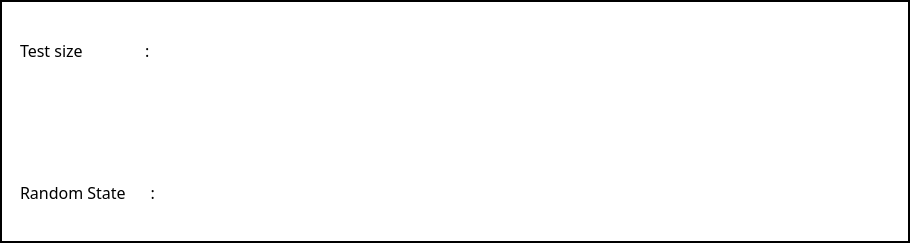
        <widget class="QFrame" name="frame_trainmodel_DT">
         <property name="geometry">
          <rect>
           <x>40</x>
           <y>201</y>
           <width>910</width>
           <height>243</height>
          </rect>
         </property>
         <property name="font">
          <font>
           <family>Segoe UI</family>
           <pointsize>15</pointsize>
           <weight>75</weight>
           <bold>true</bold>
          </font>
         </property>
         <property name="styleSheet">
          <string notr="true">background-color: rgb(255, 255, 255);</string>
         </property>
         <property name="frameShape">
          <enum>QFrame::WinPanel</enum>
         </property>
         <widget class="QLabel" name="label_145">
          <property name="geometry">
           <rect>
            <x>20</x>
            <y>35</y>
            <width>175</width>
            <height>31</height>
           </rect>
          </property>
          <property name="font">
           <font>
            <family>Segoe UI Semibold</family>
            <pointsize>12</pointsize>
            <weight>50</weight>
            <bold>false</bold>
           </font>
          </property>
          <property name="styleSheet">
           <string notr="true">color: rgb(0, 0, 0);</string>
          </property>
          <property name="text">
           <string>Test size               :</string>
          </property>
          <property name="scaledContents">
           <bool>true</bool>
          </property>
         </widget>
         <widget class="QLineEdit" name="lineEdit_TestSize_DT">
          <property name="geometry">
           <rect>
            <x>240</x>
            <y>35</y>
            <width>411</width>
            <height>31</height>
           </rect>
          </property>
          <property name="styleSheet">
           <string notr="true">color: rgb(151, 30, 30);</string>
          </property>
          <property name="frame">
           <bool>false</bool>
          </property>
         </widget>
         <widget class="QPushButton" name="pushButton_TrainModel_DT">
          <property name="geometry">
           <rect>
            <x>760</x>
            <y>101</y>
            <width>131</width>
            <height>41</height>
           </rect>
          </property>
          <property name="palette">
           <palette>
            <active>
             <colorrole role="WindowText">
              <brush brushstyle="SolidPattern">
               <color alpha="255">
                <red>255</red>
                <green>255</green>
                <blue>255</blue>
               </color>
              </brush>
             </colorrole>
             <colorrole role="Button">
              <brush brushstyle="SolidPattern">
               <color alpha="255">
                <red>255</red>
                <green>255</green>
                <blue>255</blue>
               </color>
              </brush>
             </colorrole>
             <colorrole role="Text">
              <brush brushstyle="SolidPattern">
               <color alpha="255">
                <red>255</red>
                <green>255</green>
                <blue>255</blue>
               </color>
              </brush>
             </colorrole>
             <colorrole role="ButtonText">
              <brush brushstyle="SolidPattern">
               <color alpha="255">
                <red>255</red>
                <green>255</green>
                <blue>255</blue>
               </color>
              </brush>
             </colorrole>
             <colorrole role="Base">
              <brush brushstyle="SolidPattern">
               <color alpha="255">
                <red>255</red>
                <green>255</green>
                <blue>255</blue>
               </color>
              </brush>
             </colorrole>
             <colorrole role="Window">
              <brush brushstyle="SolidPattern">
               <color alpha="255">
                <red>255</red>
                <green>255</green>
                <blue>255</blue>
               </color>
              </brush>
             </colorrole>
             <colorrole role="Highlight">
              <brush brushstyle="SolidPattern">
               <color alpha="255">
                <red>255</red>
                <green>255</green>
                <blue>255</blue>
               </color>
              </brush>
             </colorrole>
             <colorrole role="HighlightedText">
              <brush brushstyle="SolidPattern">
               <color alpha="255">
                <red>151</red>
                <green>30</green>
                <blue>30</blue>
               </color>
              </brush>
             </colorrole>
             <colorrole role="AlternateBase">
              <brush brushstyle="SolidPattern">
               <color alpha="255">
                <red>177</red>
                <green>51</green>
                <blue>51</blue>
               </color>
              </brush>
             </colorrole>
            </active>
            <inactive>
             <colorrole role="WindowText">
              <brush brushstyle="SolidPattern">
               <color alpha="255">
                <red>255</red>
                <green>255</green>
                <blue>255</blue>
               </color>
              </brush>
             </colorrole>
             <colorrole role="Button">
              <brush brushstyle="SolidPattern">
               <color alpha="255">
                <red>255</red>
                <green>255</green>
                <blue>255</blue>
               </color>
              </brush>
             </colorrole>
             <colorrole role="Text">
              <brush brushstyle="SolidPattern">
               <color alpha="255">
                <red>255</red>
                <green>255</green>
                <blue>255</blue>
               </color>
              </brush>
             </colorrole>
             <colorrole role="ButtonText">
              <brush brushstyle="SolidPattern">
               <color alpha="255">
                <red>255</red>
                <green>255</green>
                <blue>255</blue>
               </color>
              </brush>
             </colorrole>
             <colorrole role="Base">
              <brush brushstyle="SolidPattern">
               <color alpha="255">
                <red>255</red>
                <green>255</green>
                <blue>255</blue>
               </color>
              </brush>
             </colorrole>
             <colorrole role="Window">
              <brush brushstyle="SolidPattern">
               <color alpha="255">
                <red>255</red>
                <green>255</green>
                <blue>255</blue>
               </color>
              </brush>
             </colorrole>
             <colorrole role="Highlight">
              <brush brushstyle="SolidPattern">
               <color alpha="255">
                <red>255</red>
                <green>255</green>
                <blue>255</blue>
               </color>
              </brush>
             </colorrole>
             <colorrole role="HighlightedText">
              <brush brushstyle="SolidPattern">
               <color alpha="255">
                <red>151</red>
                <green>30</green>
                <blue>30</blue>
               </color>
              </brush>
             </colorrole>
             <colorrole role="AlternateBase">
              <brush brushstyle="SolidPattern">
               <color alpha="255">
                <red>177</red>
                <green>51</green>
                <blue>51</blue>
               </color>
              </brush>
             </colorrole>
            </inactive>
            <disabled>
             <colorrole role="WindowText">
              <brush brushstyle="SolidPattern">
               <color alpha="255">
                <red>255</red>
                <green>255</green>
                <blue>255</blue>
               </color>
              </brush>
             </colorrole>
             <colorrole role="Button">
              <brush brushstyle="SolidPattern">
               <color alpha="255">
                <red>255</red>
                <green>255</green>
                <blue>255</blue>
               </color>
              </brush>
             </colorrole>
             <colorrole role="Text">
              <brush brushstyle="SolidPattern">
               <color alpha="255">
                <red>255</red>
                <green>255</green>
                <blue>255</blue>
               </color>
              </brush>
             </colorrole>
             <colorrole role="ButtonText">
              <brush brushstyle="SolidPattern">
               <color alpha="255">
                <red>255</red>
                <green>255</green>
                <blue>255</blue>
               </color>
              </brush>
             </colorrole>
             <colorrole role="Base">
              <brush brushstyle="SolidPattern">
               <color alpha="255">
                <red>255</red>
                <green>255</green>
                <blue>255</blue>
               </color>
              </brush>
             </colorrole>
             <colorrole role="Window">
              <brush brushstyle="SolidPattern">
               <color alpha="255">
                <red>255</red>
                <green>255</green>
                <blue>255</blue>
               </color>
              </brush>
             </colorrole>
             <colorrole role="Highlight">
              <brush brushstyle="SolidPattern">
               <color alpha="255">
                <red>255</red>
                <green>255</green>
                <blue>255</blue>
               </color>
              </brush>
             </colorrole>
             <colorrole role="HighlightedText">
              <brush brushstyle="SolidPattern">
               <color alpha="255">
                <red>151</red>
                <green>30</green>
                <blue>30</blue>
               </color>
              </brush>
             </colorrole>
             <colorrole role="AlternateBase">
              <brush brushstyle="SolidPattern">
               <color alpha="255">
                <red>177</red>
                <green>51</green>
                <blue>51</blue>
               </color>
              </brush>
             </colorrole>
            </disabled>
           </palette>
          </property>
          <property name="font">
           <font>
            <family>Segoe UI Black</family>
            <pointsize>10</pointsize>
            <weight>50</weight>
            <bold>false</bold>
           </font>
          </property>
          <property name="styleSheet">
           <string notr="true">color: rgb(255, 255, 255);</string>
          </property>
          <property name="text">
           <string>Train</string>
          </property>
          <property name="flat">
           <bool>true</bool>
          </property>
         </widget>
         <widget class="QLabel" name="label_frame_26">
          <property name="geometry">
           <rect>
            <x>760</x>
            <y>101</y>
            <width>131</width>
            <height>41</height>
           </rect>
          </property>
          <property name="frameShadow">
           <enum>QFrame::Plain</enum>
          </property>
          <property name="lineWidth">
           <number>0</number>
          </property>
          <property name="midLineWidth">
           <number>0</number>
          </property>
          <property name="text">
           <string/>
          </property>
          <property name="pixmap">
           <pixmap>../Images/connect_button.png</pixmap>
          </property>
          <property name="scaledContents">
           <bool>true</bool>
          </property>
         </widget>
         <widget class="QLabel" name="label_148">
          <property name="geometry">
           <rect>
            <x>230</x>
            <y>30</y>
            <width>431</width>
            <height>41</height>
           </rect>
          </property>
          <property name="text">
           <string/>
          </property>
          <property name="pixmap">
           <pixmap>../Images/text_label.png</pixmap>
          </property>
          <property name="scaledContents">
           <bool>true</bool>
          </property>
         </widget>
         <widget class="QLabel" name="label_149">
          <property name="geometry">
           <rect>
            <x>230</x>
            <y>172</y>
            <width>431</width>
            <height>41</height>
           </rect>
          </property>
          <property name="text">
           <string/>
          </property>
          <property name="pixmap">
           <pixmap>../Images/text_label.png</pixmap>
          </property>
          <property name="scaledContents">
           <bool>true</bool>
          </property>
         </widget>
         <widget class="QLineEdit" name="lineEdit_RandomState_DT">
          <property name="geometry">
           <rect>
            <x>240</x>
            <y>177</y>
            <width>411</width>
            <height>31</height>
           </rect>
          </property>
          <property name="styleSheet">
           <string notr="true">color: rgb(151, 30, 30);</string>
          </property>
          <property name="frame">
           <bool>false</bool>
          </property>
         </widget>
         <widget class="QLabel" name="label_150">
          <property name="geometry">
           <rect>
            <x>20</x>
            <y>177</y>
            <width>175</width>
            <height>31</height>
           </rect>
          </property>
          <property name="font">
           <font>
            <family>Segoe UI Semibold</family>
            <pointsize>12</pointsize>
            <weight>50</weight>
            <bold>false</bold>
           </font>
          </property>
          <property name="styleSheet">
           <string notr="true">color: rgb(0, 0, 0);</string>
          </property>
          <property name="text">
           <string>Random State      :</string>
          </property>
          <property name="scaledContents">
           <bool>true</bool>
          </property>
         </widget>
         <zorder>label_149</zorder>
         <zorder>label_frame_26</zorder>
         <zorder>lineEdit_RandomState_DT</zorder>
         <zorder>label_148</zorder>
         <zorder>label_145</zorder>
         <zorder>lineEdit_TestSize_DT</zorder>
         <zorder>pushButton_TrainModel_DT</zorder>
         <zorder>label_150</zorder>
        </widget>
